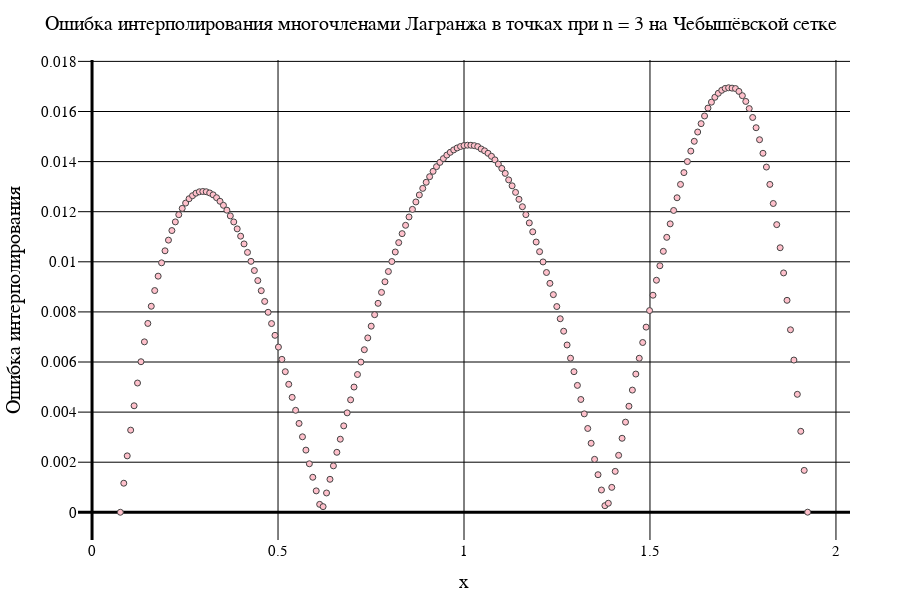

This figure's notebook cell:
### Code cell
data2[2]

### Figure 1 — Plotly figure (JSON) as saved in the notebook; plotly's stock layout.template omitted (floating-point values rounded to 4 significant figures; data arrays with more than 128 entries replaced by an {"elided": "..."} marker saying what was removed)
{"data": [{"marker": {"color": "pink", "line": {"width": 1}, "showline": true}, "mode": "markers", "type": "scatter", "x": {"elided": "201 float values"}, "y": {"elided": "201 float values"}}], "layout": {"coloraxis": {"outlinecolor": "black"}, "font": {"color": "black", "family": "Times New Roman"}, "height": 600, "margin": {"b": 50, "l": 50, "r": 50, "t": 60}, "paper_bgcolor": "white", "plot_bgcolor": "white", "title": {"autosize": false, "font": {"color": "black", "family": "Times New Roman", "size": 20}, "paper_bgcolor": "red", "text": "Ошибка интерполирования многочленами Лагранжа в точках при n = 3 на Чебышёвской сетке"}, "width": 900, "xaxis": {"color": "black", "gridcolor": "black", "gridwidth": 1, "tickfont": {"size": 15}, "title": {"font": {"color": "black", "family": "Times New Roman", "size": 20}, "text": "x"}, "zerolinecolor": "black", "zerolinewidth": 3}, "yaxis": {"exponentformat": "power", "gridcolor": "black", "gridwidth": 1, "tickfont": {"size": 15}, "title": {"font": {"color": "black", "family": "Times New Roman", "size": 20}, "text": "Ошибка интерполирования"}, "zerolinecolor": "black", "zerolinewidth": 3}}}
